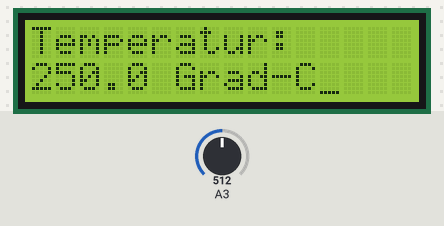
This sketch was run on a simulated Arduino Uno, built with avr-gcc and run on an emulated ATmega328P. Parts: 16×2 character LCD. The test bench sets the inputs (shaded band); at power-on: A3 = 512.

Above: at 1.2 s.
1.3 s: A3 set to 213
At 2.6 s:
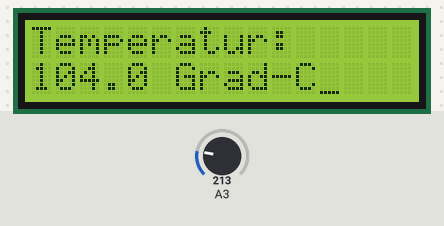
3.1 s: A3 set to 198
At 3.9 s:
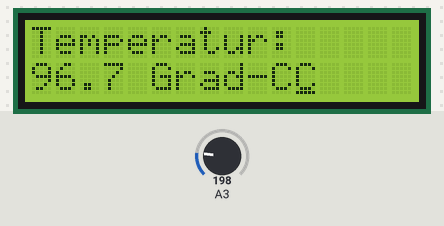
4.6 s: A3 set to 23
At 5.1 s:
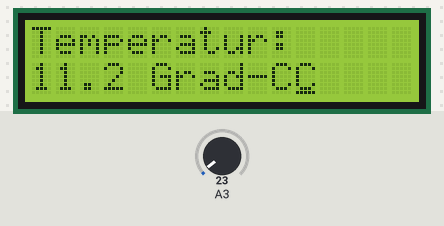
6.1 s: A3 set to 19
At 7.4 s:
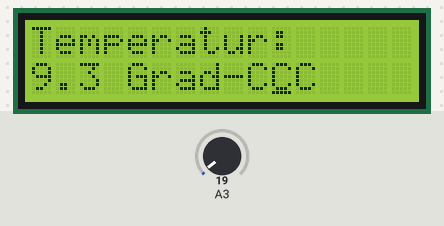
Timing chart, 0 to 8.7 s (numbered marks = the images above; inputs shaded):
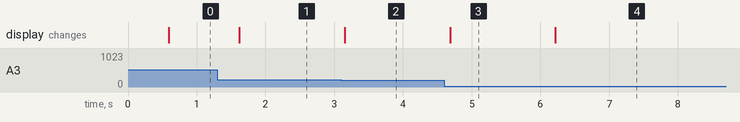

The sketch:

P1.2_Temperatur.ino
```cpp
#include <Display.h>
#include <TemperaturSensor.h>

Display display;
TemperaturSensor sensor( A3 );

float temperatur;

void setup() {
  temperatur = 0.0;
  // put your setup code here, to run once:
  display.initialisiere();
  display.schreibeText("Temperatur:");
}

void loop() {
  delay(500);
  temperatur = sensor.missTemperatur();
  display.geheZweiteZeile();
  display.schreibeText( temperatur );
  display.schreibeText( " Grad-C" );
  // put your main code here, to run repeatedly:

}
```

Measured:
- the behaviour switches between 205 and 204 on A3 (found by bisection; images 1 and 2)
- the behaviour switches between 21 and 20 on A3 (found by bisection; images 3 and 4)
- after the input at 1.3 s, the display: changes after 0.32 s (image 1)
- after the input at 3.1 s, the display: changes after 0.05 s (image 2)
- after the input at 4.6 s, the display: changes after 0.09 s (image 3)
- after the input at 6.1 s, the display: changes after 0.12 s (image 4)
